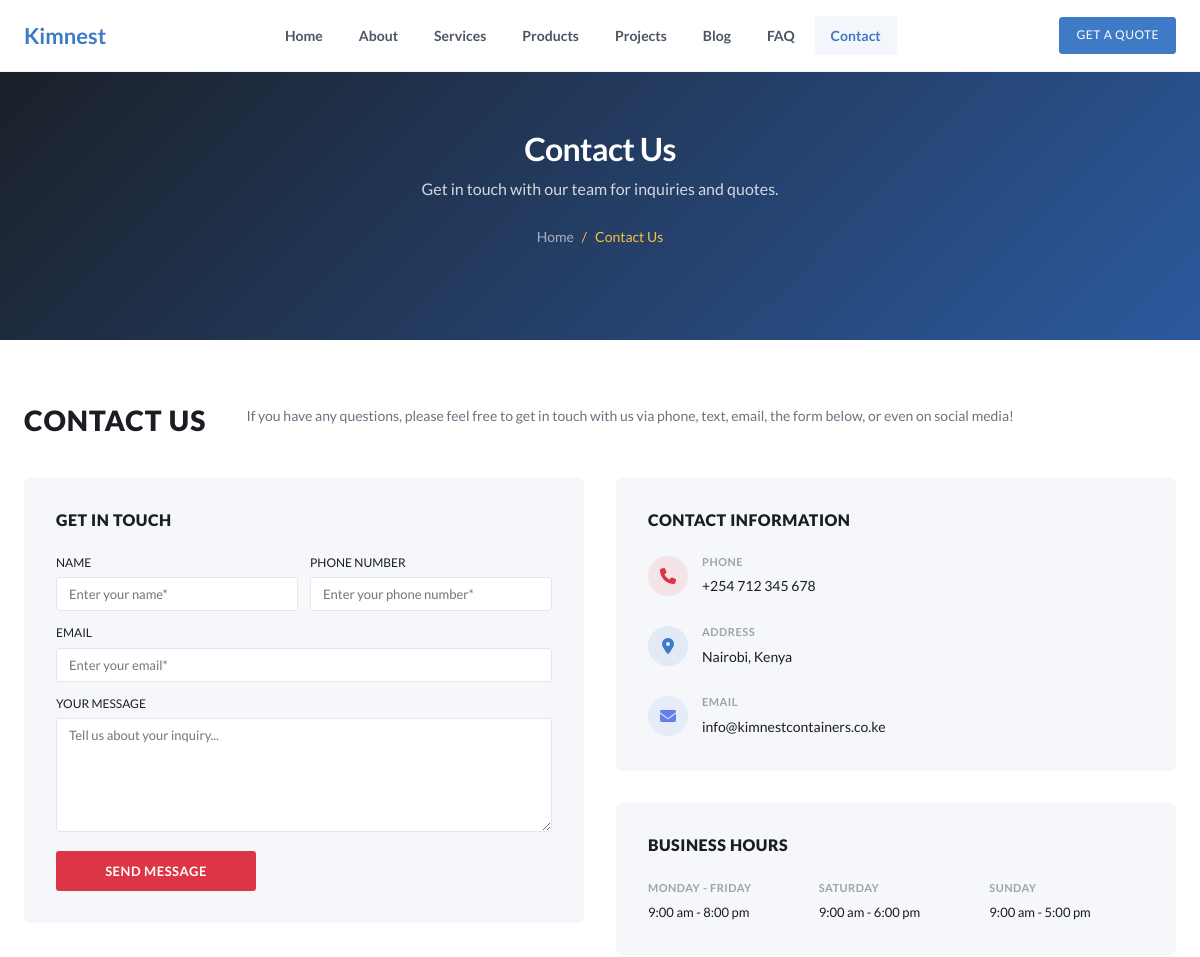
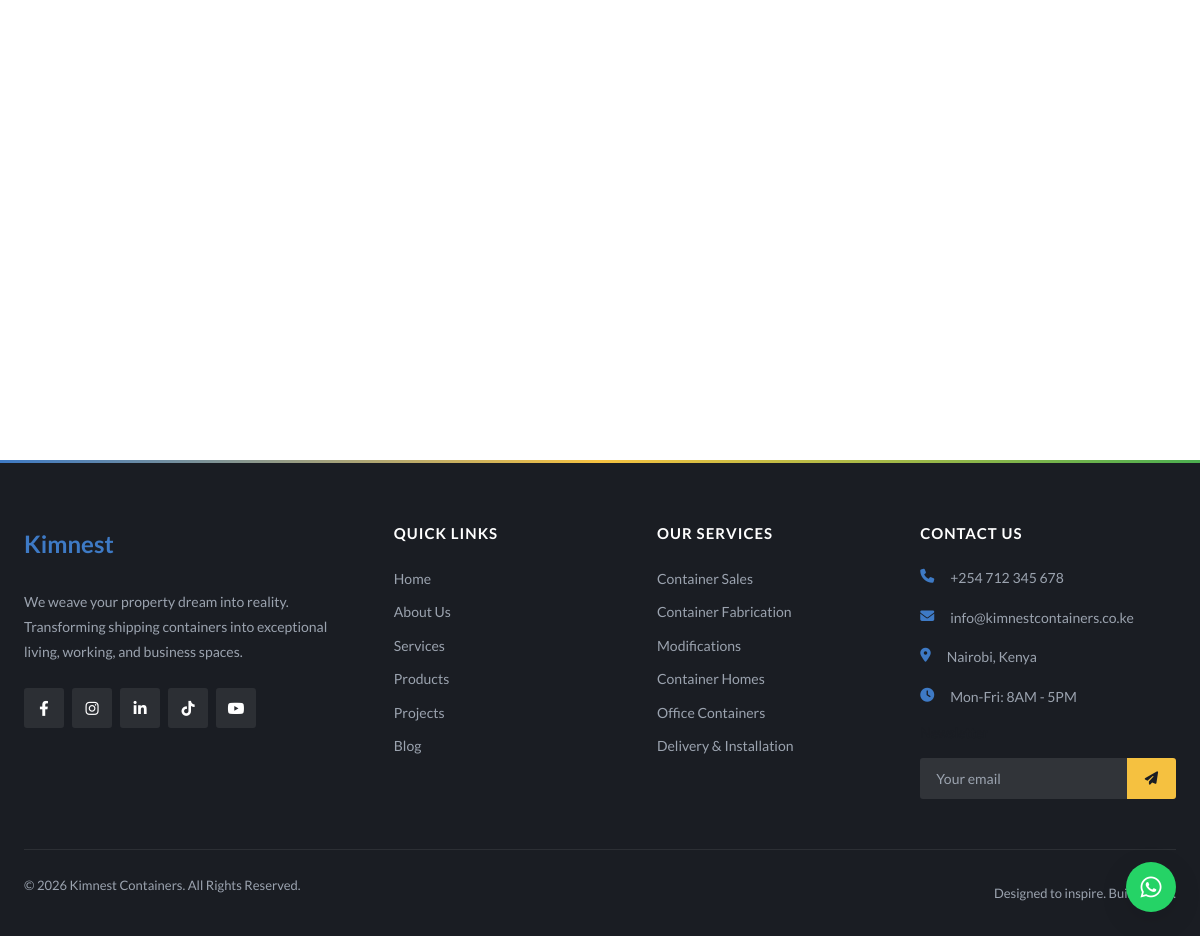
The page /pages/contact.php on the database its author committed (2 pictures, top to bottom).
### tables this page shows
CREATE TABLE site_content (
    id INT AUTO_INCREMENT PRIMARY KEY,
    page_slug VARCHAR(50) NOT NULL,
    section_key VARCHAR(50) NOT NULL,
    content_key VARCHAR(100) NOT NULL,
    content_value LONGTEXT,
    content_type ENUM('text', 'textarea', 'html', 'image') DEFAULT 'text',
    is_visible TINYINT(1) DEFAULT 1,
    created_at TIMESTAMP DEFAULT CURRENT_TIMESTAMP,
    updated_at TIMESTAMP DEFAULT CURRENT_TIMESTAMP ON UPDATE CURRENT_TIMESTAMP,
    UNIQUE KEY unique_content (page_slug, section_key, content_key)
);

CREATE TABLE site_settings (
    id INT AUTO_INCREMENT PRIMARY KEY,
    setting_key VARCHAR(100) NOT NULL UNIQUE,
    setting_value TEXT,
    created_at TIMESTAMP DEFAULT CURRENT_TIMESTAMP,
    updated_at TIMESTAMP DEFAULT CURRENT_TIMESTAMP ON UPDATE CURRENT_TIMESTAMP
);

### includes/functions.php (called while the page is built, shortened)
<?php
require_once __DIR__ . '/db.php';
function getContent($page, $section, $key, $default = '') {
    global $pdo;
    $stmt = $pdo->prepare("SELECT content_value, content_type, is_visible FROM site_content WHERE page_slug = ? AND section_key = ? AND content_key = ?");
    $stmt->execute([$page, $section, $key]);
    $result = $stmt->fetch();
    $value = $result['content_value'];
    $type = $result['content_type'] ?? 'text';
    if ($type === 'textarea') {
        $value = strip_tags($value);
        $value = trim($value);
    }
    return $value;
}
function getSetting($key, $default = '') {
    global $pdo;
    $stmt = $pdo->prepare("SELECT setting_value FROM site_settings WHERE setting_key = ?");
    $stmt->execute([$key]);
    $result = $stmt->fetch();
    return $result ? $result['setting_value'] : $default;
}

### pages/contact.php (the view, shortened to what this page needs)
<?php
include __DIR__ . '/../includes/header.php';
$heroBg = getContent('contact', 'hero', 'bg_image', '');
$heroOverlay = getContent('contact', 'hero', 'overlay_color', '#1a2e4a');
$heroDesc = getContent('contact', 'hero', 'description', '');
?>
<section class="page-banner page-banner--tall" <?php if (!empty($heroBg)): ?>style="background-image: linear-gradient(<?= $heroOverlay ?>dd, <?= $heroOverlay ?>ee), url(<?= BASE_URL ?>/<?= htmlspecialchars($heroBg) ?>); background-size: cover; background-position: center;"<?php endif; ?>>
    <div class="container">
        <h1><?= htmlspecialchars(getContent('contact', 'hero', 'overline', 'Contact Us')) ?></h1>
        <?php if (!empty($heroDesc)): ?>
            <p class="page-banner__desc"><?= htmlspecialchars($heroDesc) ?></p>
        <?php endif; ?>
        <div class="breadcrumb">
            <a href="<?= BASE_URL ?>/">Home</a> <span>/</span> <span>Contact Us</span>
        </div>
    </div>
</section>
<section class="section">
    <div class="container">
        <div class="contact-header">
            <h2 class="contact-header__title">CONTACT US</h2>
            <p class="contact-header__desc">If you have any questions, please feel free to get in touch with us via phone, text, email, the form below, or even on social media!</p>
        </div>
        <div class="contact-two-col">
            <div class="contact-form-card">
                <h3>GET IN TOUCH</h3>
                <form action="<?= BASE_URL ?>/api/contact_handler.php" method="POST" data-ajax class="form--compact">
                    <div class="form-row">
                        <div class="form-group">
                            <label>NAME</label>
                            <input type="text" name="full_name" placeholder="Enter your name*" required>
                        </div>
                        <div class="form-group">
                            <label>PHONE NUMBER</label>
                            <input type="tel" name="phone" placeholder="Enter your phone number*">
                        </div>
                    </div>
                    <div class="form-group">
                        <label>EMAIL</label>
                        <input type="email" name="email" placeholder="Enter your email*" required>
                    </div>
                    <div class="form-group">
                        <label>YOUR MESSAGE</label>
                        <textarea name="message" rows="6" required placeholder="Tell us about your inquiry..."></textarea>
                    </div>
                    <button type="submit" class="btn-contact-submit">SEND MESSAGE</button>
                </form>
            </div>
            <div class="contact-right-col">
                <div class="contact-info-card-new">
                    <h3>CONTACT INFORMATION</h3>
                    <div class="contact-info__item">
                        <div class="contact-info__icon"><i class="fas fa-phone"></i></div>
                        <div>
                            <span class="contact-info__label">PHONE</span>
                            <span class="contact-info__value"><?= htmlspecialchars(getSetting('site_phone', SITE_PHONE)) ?></span>
                        </div>
                    </div>
                    <div class="contact-info__item">
                        <div class="contact-info__icon contact-info__icon--pin"><i class="fas fa-map-marker-alt"></i></div>
                        <div>
                            <span class="contact-info__label">ADDRESS</span>
                            <span class="contact-info__value"><?= htmlspecialchars(getSetting('site_address', 'Nairobi, Kenya')) ?></span>
                        </div>
                    </div>
                    <div class="contact-info__item">
                        <div class="contact-info__icon contact-info__icon--email"><i class="fas fa-envelope"></i></div>
                        <div>
                            <span class="contact-info__label">EMAIL</span>
                            <span class="contact-info__value"><?= htmlspecialchars(getSetting('site_email', SITE_EMAIL)) ?></span>
                        </div>
                    </div>
                </div>
                <div class="contact-info-card-new">
                    <h3>BUSINESS HOURS</h3>
                    <div class="contact-hours">
                        <div class="contact-hours__item">
                            <span class="contact-hours__day">MONDAY - FRIDAY</span>
                            <span class="contact-hours__time">9:00 am - 8:00 pm</span>
                        </div>
                        <div class="contact-hours__item">
                            <span class="contact-hours__day">SATURDAY</span>
                            <span class="contact-hours__time">9:00 am - 6:00 pm</span>
                        </div>
                        <div class="contact-hours__item">
                            <span class="contact-hours__day">SUNDAY</span>
                            <span class="contact-hours__time">9:00 am - 5:00 pm</span>
                        </div>
                    </div>
                </div>
            </div>
        </div>
    </div>
</section>
<?php include __DIR__ . '/../includes/footer.php'; ?>

### includes/footer.php (shortened to what this page needs)
    </main>
    <footer class="footer">
        <div class="container">
            <div class="footer-grid">
                <div class="footer-col">
                    <a href="<?= BASE_URL ?>/" class="footer-logo">
                        <span class="logo-text">Kim<span>nest</span></span>
                    </a>
                    <p><?= htmlspecialchars(getSetting('site_tagline', 'We weave your property dream into reality. Transforming shipping containers into exceptional living, working, and business spaces.')) ?></p>
                    <div class="social-links">
                        <a href="<?= getSetting('facebook_url', '#') ?>" target="_blank"><i class="fab fa-facebook-f"></i></a>
                        <a href="<?= getSetting('instagram_url', '#') ?>" target="_blank"><i class="fab fa-instagram"></i></a>
                        <a href="<?= getSetting('linkedin_url', '#') ?>" target="_blank"><i class="fab fa-linkedin-in"></i></a>
                        <a href="<?= getSetting('tiktok_url', '#') ?>" target="_blank"><i class="fab fa-tiktok"></i></a>
                        <a href="<?= getSetting('youtube_url', '#') ?>" target="_blank"><i class="fab fa-youtube"></i></a>
                    </div>
                </div>
                <div class="footer-col">
                    <h3>Quick Links</h3>
                    <ul class="footer-links">
                        <li><a href="<?= BASE_URL ?>/">Home</a></li>
                        <li><a href="<?= BASE_URL ?>/about">About Us</a></li>
                        <li><a href="<?= BASE_URL ?>/services">Services</a></li>
                        <li><a href="<?= BASE_URL ?>/products">Products</a></li>
                        <li><a href="<?= BASE_URL ?>/projects">Projects</a></li>
                        <li><a href="<?= BASE_URL ?>/blog">Blog</a></li>
                    </ul>
                </div>
                <div class="footer-col">
                    <h3>Our Services</h3>
                    <ul class="footer-links">
                        <li><a href="<?= BASE_URL ?>/services#sales">Container Sales</a></li>
                        <li><a href="<?= BASE_URL ?>/services#fabrication">Container Fabrication</a></li>
                        <li><a href="<?= BASE_URL ?>/services#modifications">Modifications</a></li>
                        <li><a href="<?= BASE_URL ?>/services#homes">Container Homes</a></li>
                        <li><a href="<?= BASE_URL ?>/services#offices">Office Containers</a></li>
                        <li><a href="<?= BASE_URL ?>/services#delivery">Delivery & Installation</a></li>
                    </ul>
                </div>
                <div class="footer-col">
                    <h3>Contact Us</h3>
                    <ul class="footer-contact">
                        <li><i class="fas fa-phone"></i> <?= getSetting('site_phone', SITE_PHONE) ?></li>
                        <li><i class="fas fa-envelope"></i> <?= getSetting('site_email', SITE_EMAIL) ?></li>
                        <li><i class="fas fa-map-marker-alt"></i> <?= getSetting('site_address', 'Nairobi, Kenya') ?></li>
                        <li><i class="fas fa-clock"></i> Mon-Fri: 8AM - 5PM</li>
                    </ul>
                    <div class="newsletter">
                        <h4>Newsletter</h4>
                        <form class="newsletter-form" id="newsletterForm" action="<?= BASE_URL ?>/api/newsletter.php">
                            <input type="email" name="email" placeholder="Your email" required>
                            <button type="submit"><i class="fas fa-paper-plane"></i></button>
                        </form>
                    </div>
                </div>
            </div>
            <div class="footer-bottom">
                <p>&copy; <?= date('Y') ?> <?= SITE_NAME ?>. All Rights Reserved.</p>
                <p>Designed to inspire. Built to last.</p>
            </div>
        </div>
    </footer>
    <a href="https://wa.me/<?= getSetting('site_whatsapp', SITE_WHATSAPP) ?>" class="whatsapp-float" target="_blank">
        <i class="fab fa-whatsapp"></i>
    </a>
</body>
</html>

### rows shown on the page
site_content: content_value "Contact Us"
site_content: content_value "Get in touch with our team for inquiries and quotes."
site_settings: setting_value "+254 712 345 678"
site_settings: setting_value "Nairobi, Kenya"
site_settings: setting_value "info@kimnestcontainers.co.ke"
site_settings: setting_value "We weave your property dream into reality. Transforming shipping containers into exceptional living, working, and business spaces."

### other values the page prints
SITE_NAME "Kimnest Containers"
